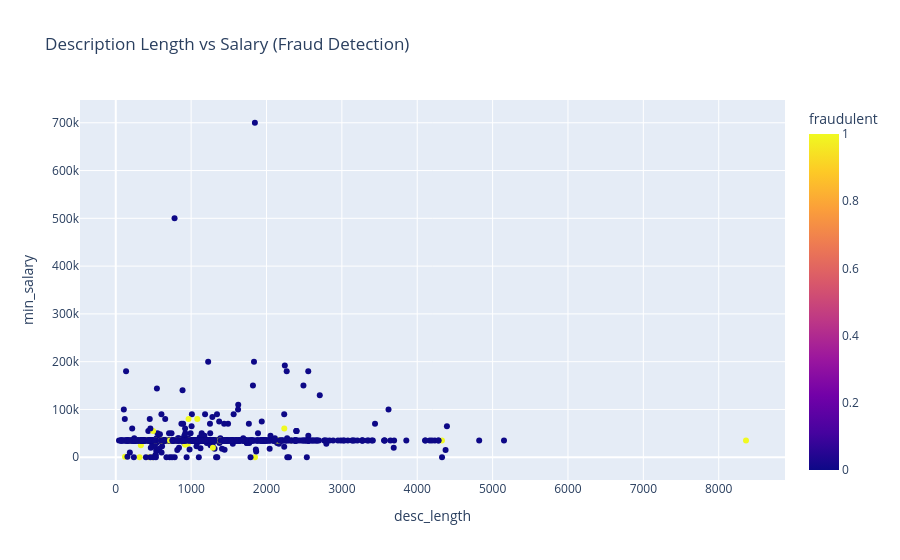

Here is the notebook cell this chart was saved with:
### Markdown cell above
#### Aim:
To explore whether the length of job descriptions differs between fraudulent and genuine postings.

### Code cell
fig = px.scatter(
    df.sample(1000),
    x="desc_length",
    y="min_salary",
    color="fraudulent",
    title="Description Length vs Salary (Fraud Detection)"
)

fig.show()

### Figure 1 — Plotly figure (JSON) as saved in the notebook; plotly's stock layout.template omitted (floating-point values rounded to 4 significant figures; data arrays with more than 128 entries replaced by an {"elided": "..."} marker saying what was removed)
{"data": [{"hovertemplate": "desc_length=%{x}<br>min_salary=%{y}<br>fraudulent=%{marker.color}<extra></extra>", "legendgroup": "", "marker": {"color": {"elided": "1000 int values"}, "coloraxis": "coloraxis", "symbol": "circle"}, "mode": "markers", "name": "", "orientation": "v", "showlegend": false, "type": "scatter", "x": {"elided": "1000 int values"}, "xaxis": "x", "y": {"elided": "1000 float values"}, "yaxis": "y"}], "layout": {"coloraxis": {"colorbar": {"title": {"text": "fraudulent"}}, "colorscale": [[0, "#0d0887"], [0.1111, "#46039f"], [0.2222, "#7201a8"], [0.3333, "#9c179e"], [0.4444, "#bd3786"], [0.5556, "#d8576b"], [0.6667, "#ed7953"], [0.7778, "#fb9f3a"], [0.8889, "#fdca26"], [1, "#f0f921"]]}, "legend": {"tracegroupgap": 0}, "title": {"text": "Description Length vs Salary (Fraud Detection)"}, "xaxis": {"anchor": "y", "domain": [0, 1], "title": {"text": "desc_length"}}, "yaxis": {"anchor": "x", "domain": [0, 1], "title": {"text": "min_salary"}}}}
